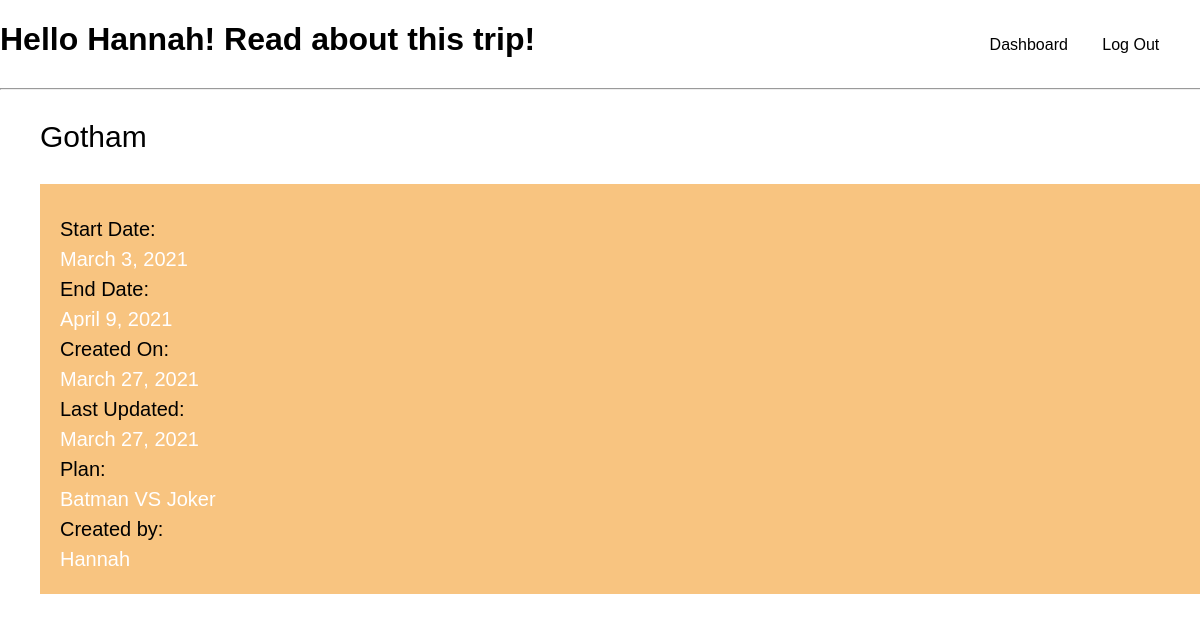
The page /trips/2 (signed in) on the database its author committed.
### app_one/models.py (models this page shows)
class User(models.Model):
    f_name = models.CharField(max_length=30)
    l_name = models.CharField(max_length=30)
    email = models.CharField(max_length=100)
    pw = models.CharField(max_length=100)
    created_at = models.DateField(auto_now_add=True, blank=True, null=True)
    updated_at = models.DateField(auto_now_add=True, blank=True, null=True)
    objects = UserManager()

class Trip(models.Model):
    destination = models.CharField(max_length=30)
    start_date = models.DateField()
    end_date = models.DateField()
    plan = models.TextField()
    user = models.ForeignKey(User, related_name='trips', on_delete=models.CASCADE, null=True)
    created_at = models.DateField(auto_now_add=True, blank=True, null=True)
    updated_at = models.DateField(auto_now_add=True, blank=True, null=True)
    objects = UserManager()
    objects = TripManager()

### app_one/views.py (the view)
# urls.py: path('trips/<int:trip_id>', views.trip_info),
def trip_info(request, trip_id):
    trip = Trip.objects.get(id=trip_id)
    user = User.objects.get(id=request.session['user_id'])
    context = {
        'user' : user,
        'trip' : trip,
    }
    return render(request, 'show.html', context)

### app_one/templates/show.html (shortened to what this page needs)
<!DOCTYPE html>
<html lang="en">
<head>
    {% load static %}
    <link rel="stylesheet" href="{% static 'show.css' %}">
</head>
<body>
    <h1>Hello {{ user.f_name }}! Read about this trip!</h1>
    <a href="/dashboard" class="dashboard">Dashboard</a>
    <a href="/" class="logout">Log Out</a>
    <hr>
    <p class="des">{{ trip.destination }}</p>
    <div class="box">
        <p>Start Date:
        <p class="info">{{ trip.start_date }}</p>
        </p>
        <p>End Date:
        <p class="info">{{ trip.end_date }}</p>
        </p>
        <p>Created On:
        <p class="info">{{ trip.created_at }}</p>
        </p>
        <p>Last Updated:
        <p class="info">{{ trip.updated_at }}</p>
        </p>
        <p>Plan:
        <p class="info">{{ trip.plan }}</p>
        </p>
        <p>Created by:
        <p class="info">{{ user.f_name }}</p>
        </p>
    </div><br>
</body>
</html>

### app_one/static/show.css (style rules this page uses)
body { margin: 0 auto; width: fit-content; font-family: 'Lucida Sans', 'Lucida Sans Regular', 'Lucida Grande', 'Lucida Sans Unicode', Geneva, Verdana, sans-serif; }
h1 { display: inline-block; }
.logout { display: inline-block; margin-left: 30px; text-decoration: none; color: black; }
.dashboard { display: inline-block; margin-left: 450px; text-decoration: none; color: black; }
.des { font-size: 30px; margin-left: 40px; }
.box { width: 1126px; height: 370px; background-color: rgb(248, 196, 128); margin-left: 40px; padding: 20px; font-size: 20px; line-height: 10px; }
.info { color: white; }
a { height: 20px; }

### rows shown on the page
User: f_name "Hannah"
Trip: destination "Gotham", start_date "March 3, 2021", end_date "April 9, 2021", created_at "March 27, 2021", updated_at "March 27, 2021", plan "Batman VS Joker"
